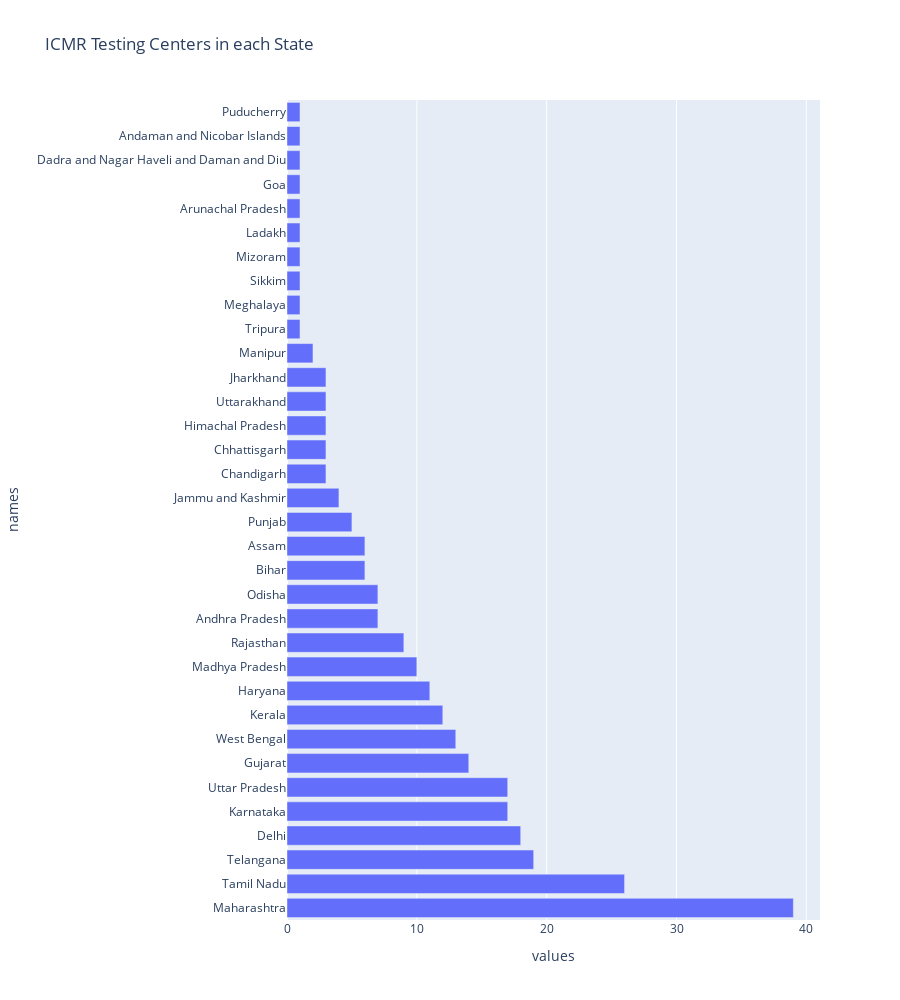

Write notebook code for a chart like this one.
### Markdown cell above
# Laboratory

### Code cell
import plotly.express as px
values = list(ICMR_labs['state'].value_counts())
names = list(ICMR_labs['state'].value_counts().index)
df = pd.DataFrame(list(zip(values, names)), 
               columns =['values', 'names'])

fig = px.bar(df, 
             x="values", 
             y="names", 
             orientation='h',
             height=1000,
             title='ICMR Testing Centers in each State')
fig.show()

### Figure 1 — Plotly figure (JSON) as saved in the notebook; plotly's stock layout.template omitted (floating-point values rounded to 4 significant figures)
{"data": [{"alignmentgroup": "True", "hoverlabel": {"namelength": 0}, "hovertemplate": "values=%{x}<br>names=%{y}", "legendgroup": "", "marker": {"color": "#636efa"}, "name": "", "offsetgroup": "", "orientation": "h", "showlegend": false, "textposition": "auto", "type": "bar", "x": [39, 26, 19, 18, 17, 17, 14, 13, 12, 11, 10, 9, 7, 7, 6, 6, 5, 4, 3, 3, 3, 3, 3, 2, 1, 1, 1, 1, 1, 1, 1, 1, 1, 1], "xaxis": "x", "y": ["Maharashtra", "Tamil Nadu", "Telangana", "Delhi", "Karnataka", "Uttar Pradesh", "Gujarat", "West Bengal", "Kerala", "Haryana", "Madhya Pradesh", "Rajasthan", "Andhra Pradesh", "Odisha", "Bihar", "Assam", "Punjab", "Jammu and Kashmir", "Chandigarh", "Chhattisgarh", "Himachal Pradesh", "Uttarakhand", "Jharkhand", "Manipur", "Tripura", "Meghalaya", "Sikkim", "Mizoram", "Ladakh", "Arunachal Pradesh", "Goa", "Dadra and Nagar Haveli and Daman and Diu", "Andaman and Nicobar Islands", "Puducherry"], "yaxis": "y"}], "layout": {"barmode": "relative", "height": 1000, "legend": {"tracegroupgap": 0}, "title": {"text": "ICMR Testing Centers in each State"}, "xaxis": {"anchor": "y", "domain": [0, 1], "title": {"text": "values"}}, "yaxis": {"anchor": "x", "domain": [0, 1], "title": {"text": "names"}}}}
